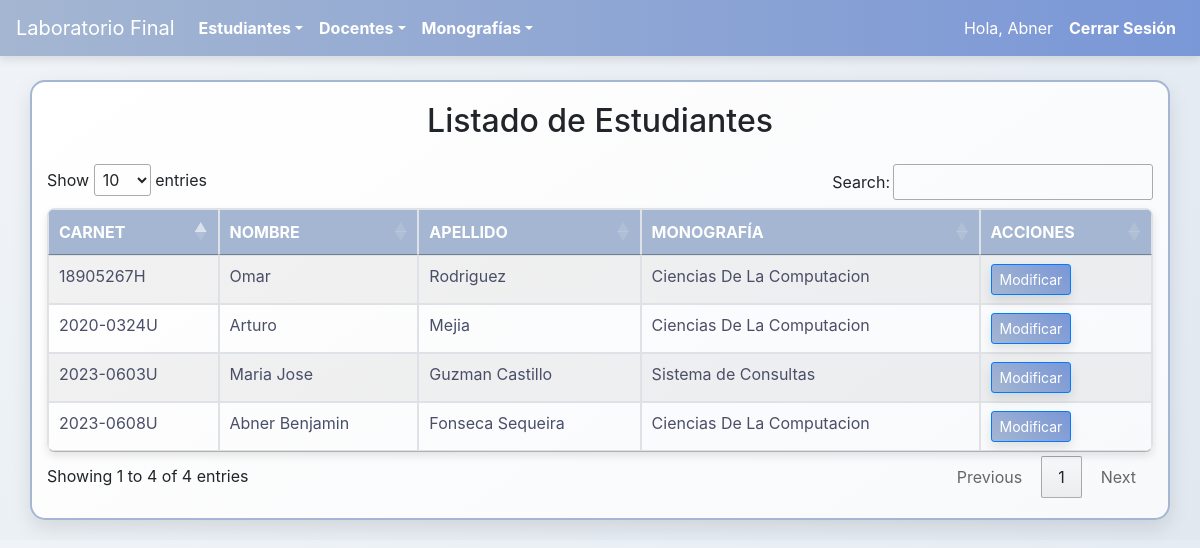
The app's page /estudiante/ (signed in) with its own data.
### MonoEstudiantes/models.py (models this page shows, shortened)
class Estudiante(models.Model):
    carnet = models.CharField(primary_key=True, max_length=20)  # Clave primaria
    nombres = models.CharField(max_length=100)
    apellidos = models.CharField(max_length=100)
    direccion = models.CharField(max_length=255, null=True, blank=True)
    telefono = models.BigIntegerField(null=True, blank=True)
    anio_nacimiento = models.DateField()
    monografia = models.ForeignKey(Monografia, on_delete=models.CASCADE)  # Relación con Monografía

class Monografia(models.Model):
    id_monografia = models.AutoField(primary_key=True)  # Clave primaria
    titulo = models.CharField(max_length=255)
    fecha_defensa = models.DateField()
    nota_defensa = models.FloatField()
    tiempo_otorgado = models.IntegerField()
    tiempo_defensa = models.IntegerField()
    tpr = models.IntegerField()
    def __str__(self):
        return self.titulo

### MonoEstudiantes/views.py (the view)
# urls.py: path('estudiante/', login_required(views.EstudianteListView.as_view()), name='listar_estudiantes'),
class EstudianteListView(ListView):
    model = Estudiante
    template_name = 'estudiante/listar.html'
    context_object_name = 'estudiantes'

### MonoEstudiantes/Templates/estudiante/listar.html (shortened to what this page needs)
{% extends 'base.html' %}
{% block content %}
<link rel="stylesheet" href="https://cdn.datatables.net/1.13.6/css/jquery.dataTables.min.css">
<script src="https://code.jquery.com/jquery-3.6.0.min.js"></script>
    <h2 class="mb-4">Listado de Estudiantes</h2>
    <table id="estudiantesTable" class="table table-striped table-bordered">
        <thead>
            <tr>
                <th>Carnet</th>
                <th>Nombre</th>
                <th>Apellido</th>
                <th>Monografía</th>
                <th>Acciones</th>
            </tr>
        </thead>
        <tbody>
            {% for estudiante in estudiantes %}
            <tr>
                <td>{{ estudiante.carnet }}</td>
                <td>{{ estudiante.nombres }}</td>
                <td>{{ estudiante.apellidos }}</td>
                <td>{{ estudiante.monografia }}</td>
                <td>
                    <a href="{% url 'modificar_estudiante' estudiante.pk %}" class="btn btn-primary btn-sm">Modificar</a>
                </td>
            </tr>
            {% endfor %}
        </tbody>
    </table>
{% endblock %}

### MonoEstudiantes/Templates/base.html (shortened to what this page needs)
<!DOCTYPE html>
<html lang="en">
<head>
    {% load static %}
    <link rel="stylesheet" href="{% static 'css/styles.css' %}">
    <link rel="stylesheet" href="https://stackpath.bootstrapcdn.com/bootstrap/4.5.2/css/bootstrap.min.css">
    <link rel="stylesheet" href="https://cdn.datatables.net/1.13.6/css/jquery.dataTables.min.css">
</head>
<body>
    <nav class="navbar navbar-expand-lg navbar-dark bg-dark">
        <a class="navbar-brand" href="/">Laboratorio Final</a>
        <div class="collapse navbar-collapse" id="navbarNav">
            <ul class="navbar-nav">
                <li class="nav-item dropdown">
                    <a class="nav-link dropdown-toggle" href="#" id="estudiantesDropdown" role="button"
                        data-toggle="dropdown" aria-haspopup="true" aria-expanded="false">Estudiantes</a>
                </li>
                <li class="nav-item dropdown">
                    <a class="nav-link dropdown-toggle" href="#" id="docentesDropdown" role="button"
                        data-toggle="dropdown" aria-haspopup="true" aria-expanded="false">Docentes</a>
                </li>
                <li class="nav-item dropdown">
                    <a class="nav-link dropdown-toggle" href="#" id="monografiasDropdown" role="button"
                        data-toggle="dropdown" aria-haspopup="true" aria-expanded="false">Monografías</a>
                </li>
            </ul>
            <ul class="navbar-nav ml-auto">
                {% if user.is_authenticated %}
                <li class="nav-item">
                    <span class="navbar-text text-white mr-2">
                        Hola, {{ user.username }}
                    </span>
                </li>
                <li class="nav-item">
                    <a class="nav-link" href="{% url 'logout' %}">Cerrar Sesión</a>
                </li>
                {% endif %}
            </ul>
        </div>
    </nav>
    <div class="container mt-4">
        {% block content %}
        {% endblock %}
    </div>
</body>
</html>

### MonoEstudiantes/static/css/styles.css (style rules this page uses)
body { background: linear-gradient(135deg, #F0F4F8, #E1E8F0); font-family: 'Century Gothic', sans-serif; color: #4A4F68; margin: 0; padding: 0; overflow-x: hidden; animation: gradientBackground 20s infinite alternate ease-in-out; }
.navbar { background: linear-gradient(90deg, #A4B6D1, #7A97D7); color: #FFF; box-shadow: 0px 4px 8px rgba(0, 0, 0, 0.1); position: sticky; top: 0; z-index: 1000; animation: slideIn 1s ease-out, navbarShadow 0.4s ease-out; }
.nav-link { color: #FFF !important; font-weight: bold; transition: color 0.3s, transform 0.3s, text-shadow 0.3s; }
.container { background: linear-gradient(145deg, #FFFFFF, #F8F9FB); border: 2px solid #A4B6D1; border-radius: 15px; box-shadow: 0px 8px 20px rgba(0, 0, 0, 0.1); padding: 20px; margin: 20px auto; max-width: 80%; position: relative; overflow: hidden; transition: transform 0.5s, box-shadow 0.5s, background-color 0.5s; }
.btn-primary { background: linear-gradient(45deg, #A4B6D1, #7A97D7); border: none; color: #fff; font-weight: bold; padding: 12px 24px; border-radius: 30px; box-shadow: 0px 6px 12px rgba(0, 0, 0, 0.1); transition: background-color 0.3s, transform 0.3s; }
table { width: 100%; border-collapse: collapse; border-radius: 8px; overflow: hidden; box-shadow: 0px 4px 8px rgba(0, 0, 0, 0.1); }
table th, table td { padding: 12px 18px; text-align: left; color: #4A4F68; transition: background-color 0.3s ease, transform 0.3s ease; }
table th { background-color: #A4B6D1; color: #FFF; font-weight: bold; text-transform: uppercase; }
h2, p { text-align: center; margin: 0 auto; }
h2 { margin-bottom: 20px; font-size: 2em; }

### records on screen
Estudiante: carnet "2023-0608U", nombres "Abner Benjamin", apellidos "Fonseca Sequeira", monografia "Ciencias De La Computacion"
Estudiante: carnet "18905267H", nombres "Omar", apellidos "Rodriguez", monografia "Ciencias De La Computacion"
Estudiante: carnet "2020-0324U", nombres "Arturo", apellidos "Mejia", monografia "Ciencias De La Computacion"
Estudiante: carnet "2023-0603U", nombres "Maria Jose", apellidos "Guzman Castillo", monografia "Sistema de Consultas"

### other values on screen
{{ user.username }} "Abner"
